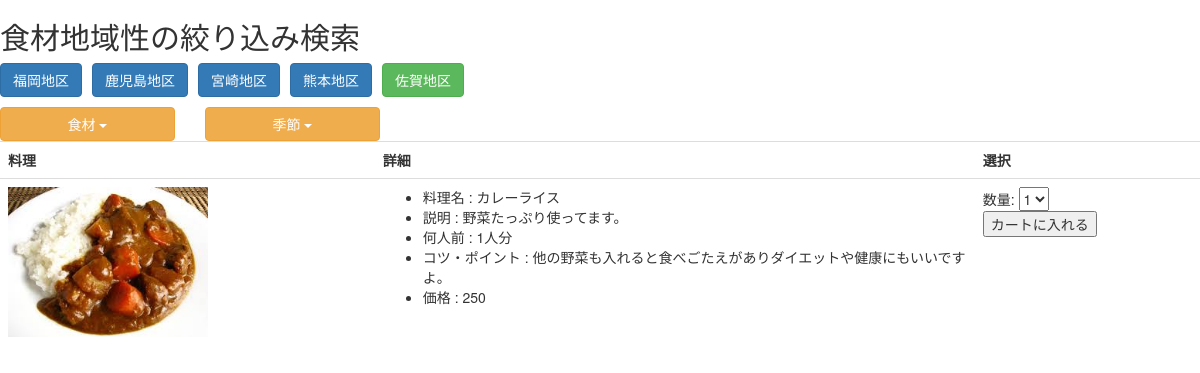
Page /local_search.php?a=5&b=1&c=0 on the committed database.
### tables this page shows
CREATE TABLE IF NOT EXISTS `tb_local` (
  `lid` bigint(20) unsigned NOT NULL AUTO_INCREMENT,
  `lname` varchar(128) NOT NULL,
  `feature` text NOT NULL,
  `zipcode` varchar(32) NOT NULL,
  UNIQUE KEY `lid` (`lid`)
);

CREATE TABLE IF NOT EXISTS `recipes` (
  `id` varchar(40) NOT NULL,
  `user_id` varchar(40) NOT NULL,
  `title` varchar(255) DEFAULT NULL,
  `price` int(11) NOT NULL,
  `description` varchar(255) DEFAULT NULL,
  `serving_for` varchar(255) DEFAULT NULL,
  `advice` varchar(255) DEFAULT NULL,
  `history` varchar(255) DEFAULT NULL,
  `publish_at` date NOT NULL,
  PRIMARY KEY (`id`)
);

### local_search.php (the view, shortened to what this page needs)
<?php
include('page_header.php');
require_once('db_inc.php');
$a = 1;
if (isset($_GET['a'])){
	$a=$_GET['a'];
}
$b = 1;
if (isset($_GET['b'])){
	$b=$_GET['b'];
}
$menu1 = array(1=>'食材', 2=>'レシピ');
$c = 0;
if (isset($_GET['c'])){
	$c=$_GET['c'];
}
$menu2 = array('季節', '春', '夏', '秋', '冬');
echo "<h2>食材地域性の絞り込み検索</h2>";
$where = 'WHERE 1';
$sql = "SELECT * FROM tb_local " . $where;
$rs = mysql_query($sql, $conn);
$row = mysql_fetch_array($rs) ;
echo '<ul class="list-inline">';
while ($row) {
	$class = 'primary';
	if ($a==$row['lid']){
	 	$class='success';
	}
	$id = $row['lid'];
 echo '<li><a class="btn btn-'.$class.'" href="local_search.php?a='.$id. '&b='.$b.'&c='.$c.'">' . $row['lname']. '</a></li>';
 $row = mysql_fetch_array($rs) ;
}
echo '</ul>';
?>
<div class="row">
<div class="col-sm-2">
 <div class="dropdown">
  <button class="btn btn-warning dropdown-toggle btn-block" type="button" data-toggle="dropdown">
  <?=$menu1[$b]?>
  <span class="caret"></span></button>
</div>
</div>
<div class="col-sm-2">
 <div class="dropdown">
  <button class="btn btn-warning dropdown-toggle btn-block" type="button" data-toggle="dropdown">
   <?=$menu2[$c]?>
  <span class="caret"></span></button>
</div>
</div>
</div>
<?php
$sql = "select distinct r.* from recipes r, tb_recipes p, tb_foodstuffs f " .
    "where r.id=p.rid and p.fid=f.fid and f.lid=" . $a;
$rs = mysql_query($sql, $conn);
$row= mysql_fetch_array($rs);
echo '<table class="table table-hover">';
echo '<tr><th>料理</th><th>詳細</th><th>選択</th></tr>';
while ($row) {
  $id = $row['id'];
  $image = '<img src="images/' .$id . '.jpg" height="150">';
  echo '<tr>';
  echo '<td>' . $image.'</td>';
  echo '<td width="50%">';
  echo '<ul>';
  $items = array('title'=>'料理名','description'=>'説明','serving_for'=>'何人前','advice'=>'コツ・ポイント','price'=>'価格');
  foreach ( $items as $key=>$value){
    echo '<li>'. $value .' : '. $row[$key] . '</li>';
  }
  echo '</ul>';
  echo '</td>';
  echo '<td>';
  echo '<form action="cart.php" method="post">';
  echo '数量: <select name="qty">';
  for ($i=1; $i<6; $i++){
    echo '<option value="'. $i .'">' . $i ;
  }
  echo '</select><br>';
  echo '<input type="submit" value="カートに入れる">';
  echo '</form>';
  echo '</td>';
  echo '</tr>';
  $row = mysql_fetch_array($rs) ;
}
include('page_footer.php');
?>

### rows in the picture
tb_local: lname "福岡地区"
tb_local: lname "鹿児島地区"
tb_local: lname "宮崎地区"
tb_local: lname "熊本地区"
tb_local: lname "佐賀地区"
recipes: id (picture), value "料理名", title "カレーライス", value "説明", description "野菜たっぷり使ってます。", value "何人前", serving_for "1人分", value "コツ・ポイント", advice "他の野菜も入れると食べごたえがありダイエットや健康にもいいですよ。", value "価格", price "250"

### other values in the picture
$menu1[$b] "食材"
$menu2[$c] "季節"
form field qty "1"
